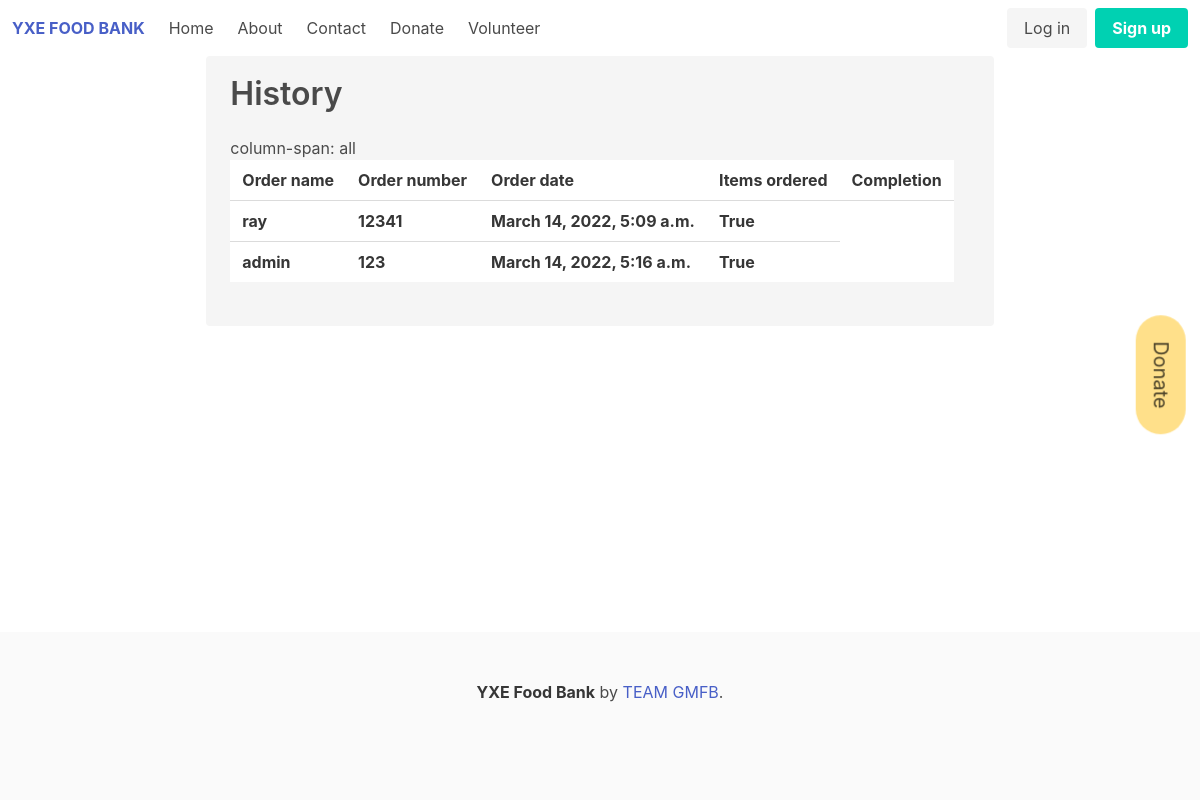
Page /history/ on the earlier database version.
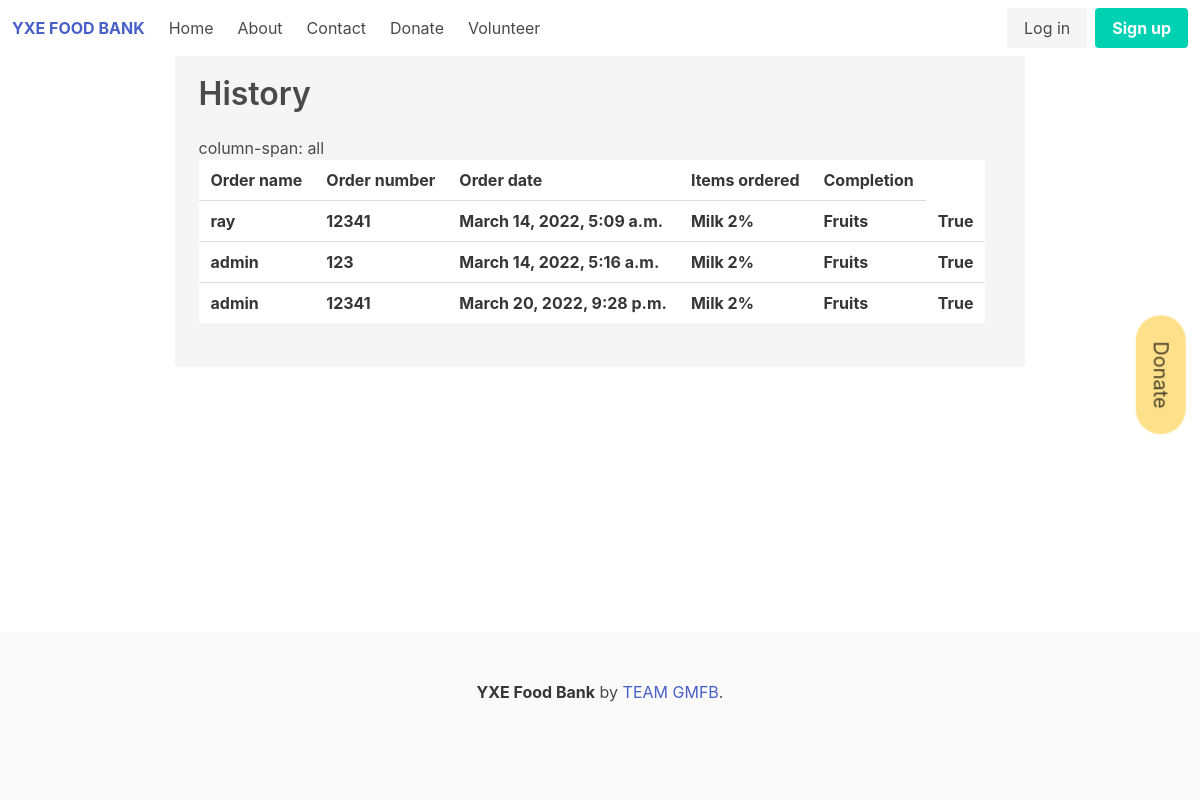
Same page on the later database version.
### store/models.py (models this page shows, shortened)
class Form(models.Model):
    customer = models.ForeignKey(
        Account, on_delete=models.SET_NULL, blank=True, null=True)
    date_ordered = models.DateTimeField(auto_now_add=True)
    complete = models.BooleanField(default=False, null=True, blank=False)
    transaction_id = models.CharField(max_length=200, null=True)
    notes = models.CharField(max_length=200, null=True)
    fufilled = models.BooleanField(default=False, null=True, blank=False)

class Formitems(models.Model):
    product = models.ForeignKey(
        Product, on_delete=models.SET_NULL, blank=True, null=True)
    form = models.ForeignKey(
        Form, on_delete=models.SET_NULL, blank=True, null=True)
    quantity = models.IntegerField(default=0, null=True, blank=True)
    date_added = models.DateTimeField(auto_now_add=True)

class Product(models.Model):
    name = models.CharField(max_length=200, null=True)
    quantity = models.IntegerField(default=0, null=True, blank=True)
    image = models.ImageField(null=True, blank=True)
    def __str__(self):
        return self.name

### account/models.py (models this page shows, shortened)
class Account(AbstractBaseUser):
    email = models.EmailField(verbose_name="email", max_length=60, unique=True)
    username = models.CharField(max_length=30, unique=True)
    date_joined = models.DateTimeField(
        verbose_name='date joined', auto_now_add=True)
    last_login = models.DateTimeField(verbose_name='last login', auto_now=True)
    is_admin = models.BooleanField(default=False)
    is_active = models.BooleanField(default=True)
    is_staff = models.BooleanField(default=False)
    is_superuser = models.BooleanField(default=False)
    phone = models.CharField(
        verbose_name="phone", max_length=10, unique=True)
    first_name = models.CharField(max_length=30)
    last_name = models.CharField(max_length=30)
    USERNAME_FIELD = 'username'
    REQUIRED_FIELDS = ['email', 'phone', 'first_name', 'last_name']
    objects = MyAccountManager()
    def __str__(self):
        return self.username

### userHist/views.py (the view)
# urls.py: path('history/', views.userHistPage, name="userHist"),
def userHistPage(request):
    user = request.user
    products = Product.objects.all()
    accounts = Account.objects.all()
    formitem = Formitems.objects.all()
    form = Form.objects.all()
    context = {'products':products,'account':accounts,'form': form, 'formitems':formitem}
    return render(request, 'userHist.html', context)

### userHist/templates/userHist.html
{% extends 'main.html' %} {% block content %}
<div class="container">
  <div class="notification is-secondary">
    <div class="title">History</div>
    <h2>column-span: all</h2>
    <p>
      <div class="table-container">
        <table class="table">
          <tr>
            <th>Order name</th>
            <th>Order number</th>
            <th>Order date</th>
            <h2><th>Items ordered</th></h2>
            <th>Completion</th>
          </tr>
          {% for x in form %}
          <tr>
            <th>{{ x.customer }}</th>
            <th>{{ x.transaction_id }}</th>
            <th>{{ x.date_ordered }} </th>
            <span><p>
            {% for y in formitems%}
            <th>{{ y.product }} </th>
            {% endfor %}
          </p>
          </span>
            <th>{{ x.complete }}</th>
          </tr>
          {% endfor %}
        </table>
      </div>
    </p>
  </div>
</div>
{% endblock content %}

Differences in the rows shown:
added Formitems: product "Milk 2%"
added Formitems: product "Fruits"
added Form: customer "admin", transaction_id "12341", date_ordered "March 20, 2022, 9:28 p.m.", complete "True"
